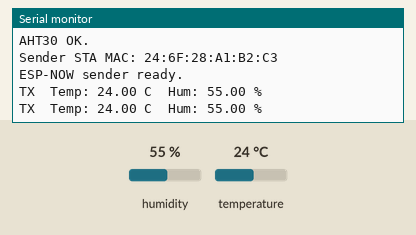
Simulated run of this sketch. Board: ESP32-C6. Shown: the last lines printed to the serial monitor. The test bench sets the inputs (shaded band); at power-on: humidity 55 %, temperature 24 °C.

Above: at 1.4 s.
1.5 s: humidity set to 22 %
At 2.8 s:
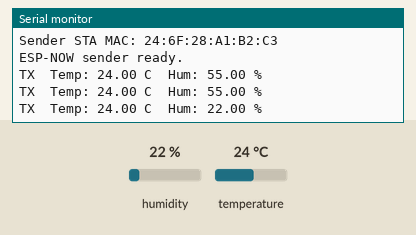
3.0 s: temperature set to 12 °C
At 4.1 s:
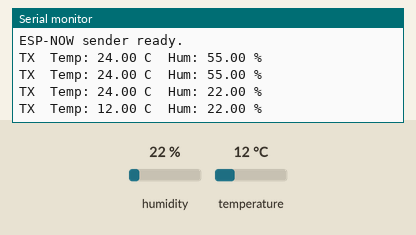
4.5 s: humidity set to 40 %
At 5.5 s:
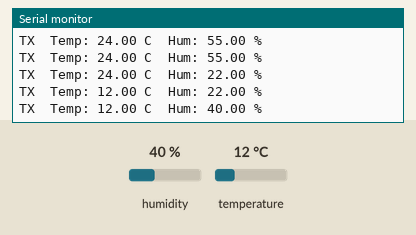
Timing chart, 0 to 7.5 s (numbered marks = the images above; inputs shaded):
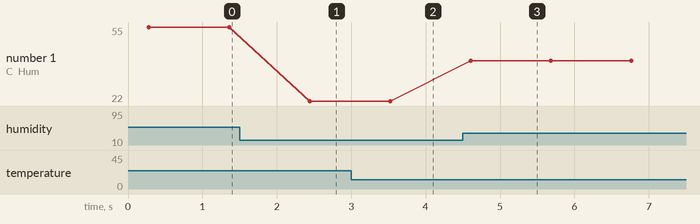

The sketch:

temp-sender.ino
```cpp
// Sender_ESP32C6_AHT30_ESPNow_FIXED.ino
#include <WiFi.h>
#include <esp_now.h>
#include <Wire.h>
#include <Adafruit_AHTX0.h>
#include <esp_wifi.h>   // <-- required for esp_wifi_set_channel / set_promiscuous

// ----------- I2C pins -----------
#define SDA_PIN 5
#define SCL_PIN 6

// Match both sides
const uint8_t ESPNOW_CHANNEL = 1;

// Replace with your receiver's MAC
uint8_t peerMac[] = { 0xF0, 0xF5, 0xBD, 0x09, 0xD8, 0x1C }; // F0:F5:BD:09:D8:1C

Adafruit_AHTX0 aht;

typedef struct {
  float tempC;
  float hum;
  uint32_t ms;
} SensorPacket;

void setup() {
  Serial.begin(115200);
  delay(200);

  // I2C + sensor
  Wire.begin(SDA_PIN, SCL_PIN);
  if (!aht.begin()) {
    Serial.println("AHT30 not found! (addr 0x38) Check wiring.");
    while (1) delay(10);
  }
  Serial.println("AHT30 OK.");

  // WiFi Station, lock channel BEFORE ESP-NOW
  WiFi.mode(WIFI_STA);

  // Either of these patterns is fine; pick ONE:

  // (A) simplest: set channel directly
  esp_wifi_set_channel(ESPNOW_CHANNEL, WIFI_SECOND_CHAN_NONE);

  // // (B) traditional: briefly enable promiscuous while changing channel
  // esp_wifi_set_promiscuous(true);
  // esp_wifi_set_channel(ESPNOW_CHANNEL, WIFI_SECOND_CHAN_NONE);
  // esp_wifi_set_promiscuous(false);

  Serial.print("Sender STA MAC: ");
  Serial.println(WiFi.macAddress());

  // ESP-NOW init
  if (esp_now_init() != ESP_OK) {
    Serial.println("ESP-NOW init failed!");
    while (1) delay(10);
  }

  // Add peer
  esp_now_peer_info_t peerInfo = {};
  memcpy(peerInfo.peer_addr, peerMac, 6);
  peerInfo.channel = ESPNOW_CHANNEL;
  peerInfo.ifidx = WIFI_IF_STA;
  peerInfo.encrypt = false;

  if (esp_now_add_peer(&peerInfo) != ESP_OK) {
    Serial.println("Failed to add peer. Check MAC.");
    while (1) delay(10);
  }

  Serial.println("ESP-NOW sender ready.");
}

void loop() {
  sensors_event_t humEvent, tempEvent;
  aht.getEvent(&humEvent, &tempEvent);

  SensorPacket pkt;
  pkt.tempC = tempEvent.temperature;
  pkt.hum   = humEvent.relative_humidity;
  pkt.ms    = millis();

  esp_err_t result = esp_now_send(peerMac, (uint8_t*)&pkt, sizeof(pkt));

  if (result == ESP_OK) {
    Serial.printf("TX  Temp: %.2f C  Hum: %.2f %%\n", pkt.tempC, pkt.hum);
  } else {
    Serial.printf("Send error: %d\n", (int)result);
  }

  delay(1000);
}
```

Measured:
- after the input at 1.5 s, the serial monitor: prints a new line after 0.94 s (image 1)
- after the input at 3.0 s, the serial monitor: prints a new line after 0.52 s (image 2)
- after the input at 4.5 s, the serial monitor: prints a new line after 0.10 s (image 3)
- plotted number 1: 55 → 22 after the input at 1.5 s, 22 → 40 after the input at 4.5 s
